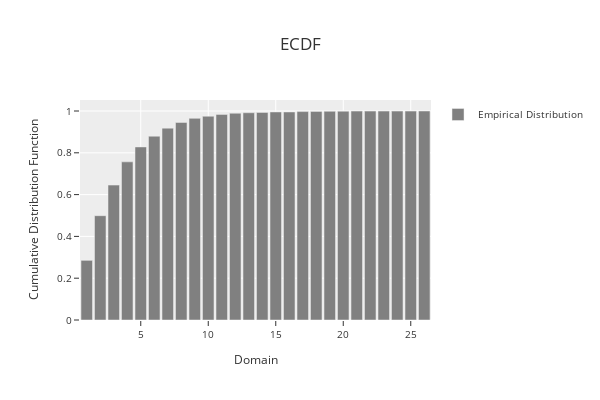

Here is the notebook cell this chart was saved with:
### Code cell
phitter.plot_ecdf(plot_bar_color="gray")

### Figure 1 — Plotly figure (JSON) as saved in the notebook; plotly's stock layout.template omitted (floating-point values rounded to 4 significant figures)
{"data": [{"marker": {"color": "gray"}, "name": "Empirical Distribution", "showlegend": true, "type": "bar", "x": [1, 2, 3, 4, 5, 6, 7, 8, 9, 10, 11, 12, 13, 14, 15, 16, 17, 18, 19, 20, 21, 22, 23, 24, 25, 26], "y": [0.2854, 0.4991, 0.6455, 0.7567, 0.8281, 0.8795, 0.918, 0.9453, 0.9648, 0.975, 0.9838, 0.9893, 0.9917, 0.993, 0.9954, 0.9954, 0.9972, 0.9981, 0.9986, 0.9991, 0.9995, 0.9995, 0.9995, 0.9995, 0.9995, 1.0]}], "layout": {"bargap": 0.15, "height": 400, "legend": {"font": {"size": 10}, "orientation": "v", "title": {}, "xanchor": "left", "y": 1, "yanchor": "auto"}, "title": {"text": "ECDF"}, "width": 600, "xaxis": {"tickfont": {"size": 10}, "title": {"font": {"size": 12}, "text": "Domain"}}, "yaxis": {"tickfont": {"size": 10}, "title": {"font": {"size": 12}, "text": "Cumulative Distribution Function"}}}}
